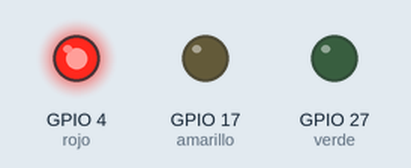
Recording of a program running on a simulated Raspberry Pi (BCM pin numbers). On the bench: output pins drawn as LEDs (lit = HIGH). What the program prints to the terminal is not drawn. At 36.0 s the program stops and its outputs stay as they are.

Above: at 2.5 s.
At 7.5 s:
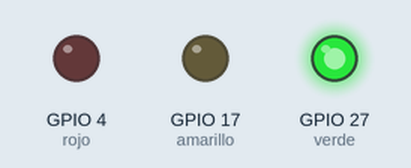
At 11.0 s:
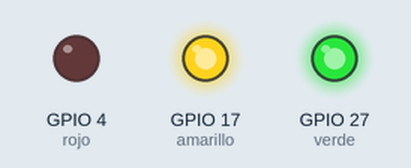
Timing chart, 0 to 15.6 s (numbered marks = the images above):
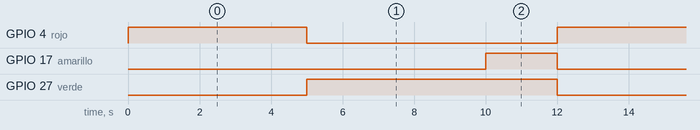

Measured:
- by itself, GPIO 4 (rojo): alternates HIGH for 5.0 s and LOW for 7.0 s
- by itself, GPIO 17 (amarillo): alternates HIGH for 2.0 s and LOW for 10.0 s
- by itself, GPIO 27 (verde): alternates HIGH for 7.0 s and LOW for 5.0 s

The program:

Semaforo.py
```python
# -*- coding: utf-8 -*-

''' Copyright (C) 2017 Iván Rodríguez Méndez
This software is distributed under the GNU General Public
Licence (version 3 or later); please refer to the file
Licence.txt, included with the software, for details.
'''
# Tutorial creado para el canal de YouTube Piensa 3D

# Tutorial 3: Semáforo simple

#importamos los módulos necesarios para nuestro código
import RPi.GPIO as GPIO
import time
GPIO.setmode(GPIO.BCM)
GPIO.setup(4, GPIO.OUT) ## GPIO 4 ROJO
GPIO.setup(17, GPIO.OUT) ## GPIO 17 AMARILLO
GPIO.setup(27, GPIO.OUT) ## GPIO 27 VERDE
rojo = 4
amarillo = 17
verde = 27

tiempoCambio = 5


def semaforo():
        print "Ejecución de la función de semaforo..."
        GPIO.output(rojo, True)
        time.sleep(tiempoCambio)

        GPIO.output(verde,True)
        GPIO.output(rojo, False)
        time.sleep(tiempoCambio)

        GPIO.output(amarillo,True)
        time.sleep(2)

        GPIO.output(amarillo,False)
        GPIO.output(verde,False)

# Código principal desde el que usamos todas las funciones
for b in range(3):
    semaforo()

print("Limpiando la configuración de los GPIO")
GPIO.cleanup() ## Hago una limpieza de los GPIO
```
